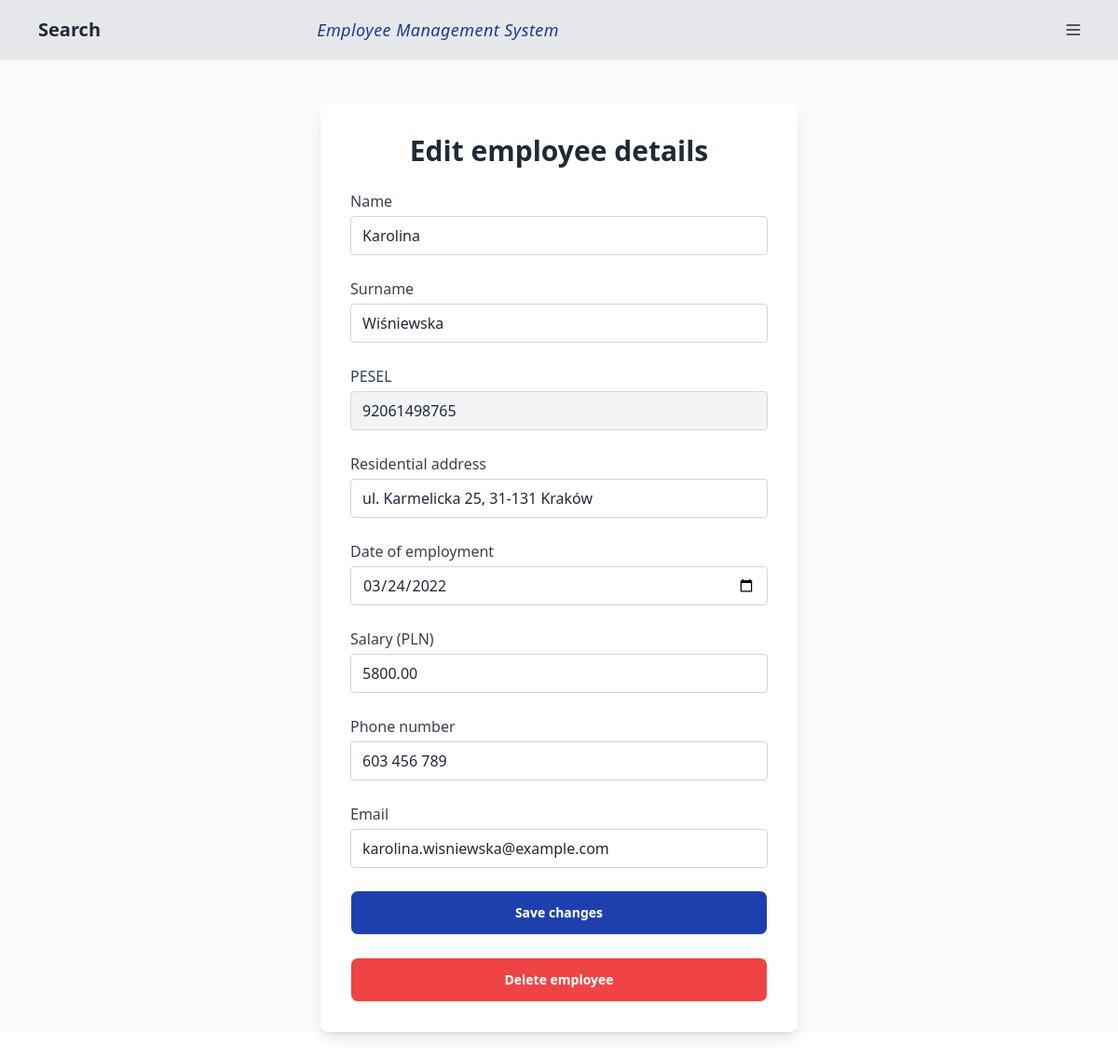
The app's page /employee/92061498765/edit/ with its own data.
### employee_management_system/models.py (models this page shows, shortened)
class Employee(models.Model):
    name = models.CharField(max_length=100)
    surname = models.CharField(max_length=100)
    pesel = models.CharField(max_length=11, unique=True)
    residential_address = models.CharField(max_length=255)
    date_of_employment = models.DateField()
    salary = models.DecimalField(max_digits=10, decimal_places=2)
    phone_number = models.CharField(max_length=20, blank=True, null=True)
    email = models.EmailField(blank=True)

### employee_management_system/views.py (the view, shortened to what this page needs)
# urls.py: path('employee/<str:pesel>/edit/', views.employee_edit, name='employee_edit_url'),
def employee_edit(request, pesel):
    employee = get_object_or_404(Employee, pesel=pesel)
    return render(request, 'employee_management_system/employee_edit.html', {'employee': employee})

### employee_management_system/templates/employee_management_system/employee_edit.html (shortened to what this page needs)
{% extends 'index.html' %}
{% block content %}
<div class="max-w-lg mx-auto mt-10 p-8 bg-white rounded-lg shadow-lg">
  <h2 class="text-3xl font-semibold mb-6 text-center text-gray-800">Edit employee details</h2>
  <form method="post" class="space-y-6">
    <div>
      <label for="name" class="block mb-1 font-medium text-gray-700">Name</label>
      <input id="name" name="name" type="text" required
        class="w-full border border-gray-300 rounded px-3 py-2 focus:outline-none focus:ring-2 focus:ring-indigo-500"
        value="{{ employee.name }}">
    </div>
    <div>
      <label for="surname" class="block mb-1 font-medium text-gray-700">Surname</label>
      <input id="surname" name="surname" type="text" required
        class="w-full border border-gray-300 rounded px-3 py-2 focus:outline-none focus:ring-2 focus:ring-indigo-500"
        value="{{ employee.surname }}">
    </div>
    <div>
      <label for="pesel" class="block mb-1 font-medium text-gray-700">PESEL</label>
      <input id="pesel" name="pesel" type="text" required maxlength="11" minlength="11"
        class="w-full border border-gray-300 rounded px-3 py-2 bg-gray-100 cursor-not-allowed" readonly
        value="{{ employee.pesel }}">
    </div>
    <div>
      <label for="residential_address" class="block mb-1 font-medium text-gray-700">Residential address</label>
      <input id="residential_address" name="residential_address" type="text"
        class="w-full border border-gray-300 rounded px-3 py-2 focus:outline-none focus:ring-2 focus:ring-indigo-500"
        value="{{ employee.residential_address }}">
    </div>
    <div>
      <label for="date_of_employment" class="block mb-1 font-medium text-gray-700">Date of employment</label>
      <input id="date_of_employment" name="date_of_employment" type="date" required
        class="w-full border border-gray-300 rounded px-3 py-2 focus:outline-none focus:ring-2 focus:ring-indigo-500"
        value="{{ employee.date_of_employment|date:'Y-m-d' }}">
    </div>
    <div>
      <label for="salary" class="block mb-1 font-medium text-gray-700">Salary (PLN)</label>
      <input id="salary" name="salary" type="number" step="0.01" required min="0"
        class="w-full border border-gray-300 rounded px-3 py-2 focus:outline-none focus:ring-2 focus:ring-indigo-500"
        value="{{ employee.salary }}">
    </div>
    <div>
      <label for="phone_number" class="block mb-1 font-medium text-gray-700">Phone number</label>
      <input id="phone_number" name="phone_number" type="text"
        class="w-full border border-gray-300 rounded px-3 py-2 focus:outline-none focus:ring-2 focus:ring-indigo-500"
        value="{{ employee.phone_number }}">
    </div>
    <div>
      <label for="email" class="block mb-1 font-medium text-gray-700">Email</label>
      <input id="email" name="email" type="email"
        class="w-full border border-gray-300 rounded px-3 py-2 focus:outline-none focus:ring-2 focus:ring-indigo-500"
        value="{{ employee.email }}">
    </div>
    <button type="submit" class="w-full btn bg-blue-800 hover:bg-blue-900 text-white flex-grow">
      Save changes
    </button>
  </form>
    <form method="post" action="{% url 'delete_employee_url' pesel=employee.pesel %}" onsubmit="return confirm('Czy na pewno chcesz usunąć tego pracownika?');" class="mt-6">
    <button type="submit" class="w-full btn bg-red-500 hover:bg-red-700 text-white">
    Delete employee
    </button>
    </form>
</div>
{% endblock %}

### records on screen
Employee: name "Karolina", surname "Wiśniewska", pesel "92061498765", residential_address "ul. Karmelicka 25, 31-131 Kraków", date_of_employment "03/24/2022", salary "5800.00", phone_number "603 456 789", email "karolina.wisniewska@example.com"
